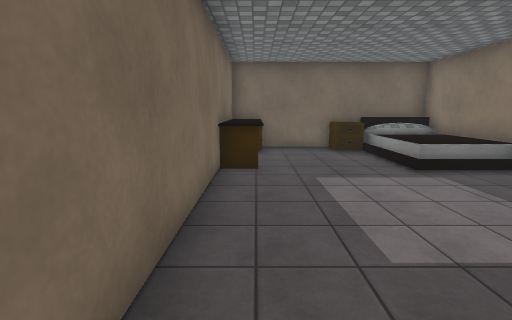
[1] (above)

16 first-person views from a walk through a 3-D level made in the Unity game engine. The camera is 1.5 m above the floor, tilts 10° down and sees 85° across. The floor is counted in squares, 1 m on a side. Each view is taken from the middle of a square. On the plan, view 1 faces up. The plan holds only what a view shows up to about 14 squares ahead; the rest is blank. The place goes on beyond the plan. The player is left out. Surface patterns are stand-ins for the level's own textures.

[2]
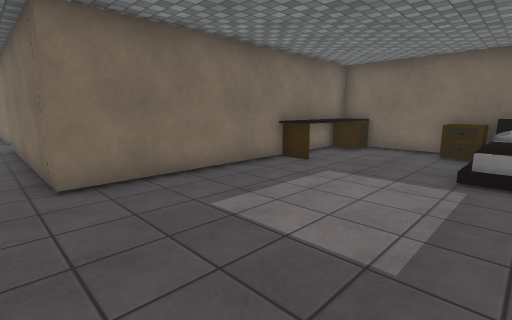

[3]
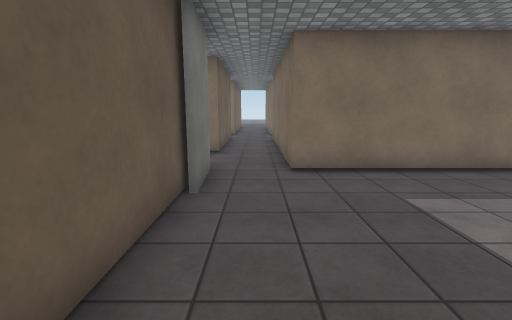

[4]
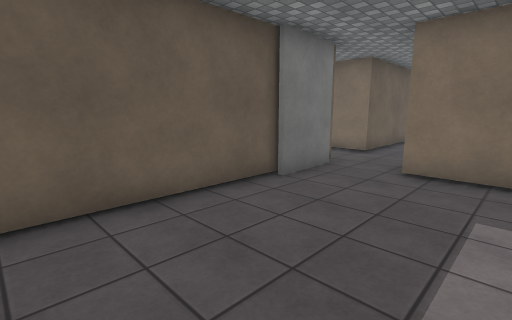

[5]
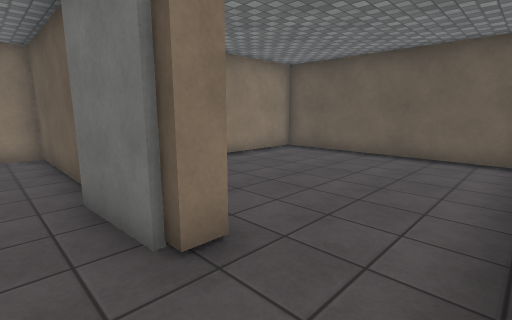

[6]
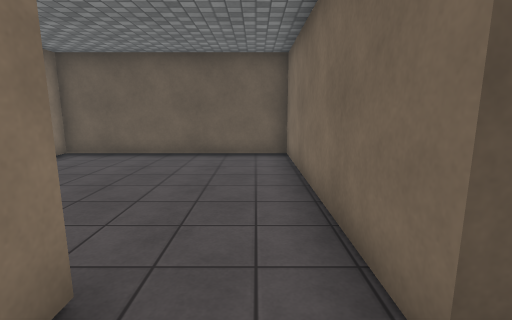

[7]
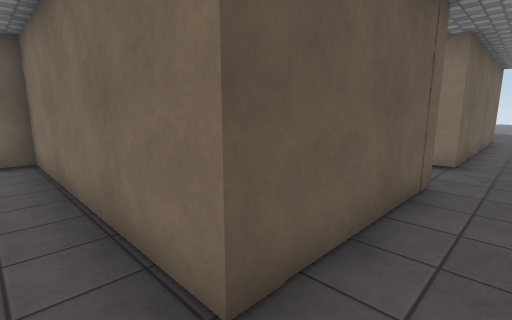

[8]
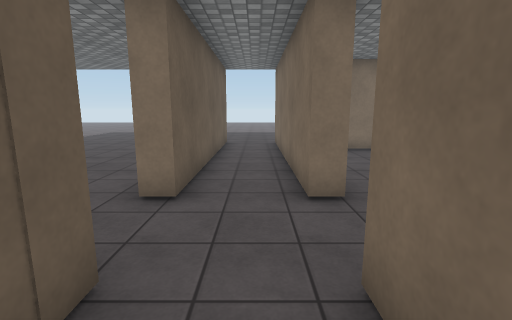

[9]
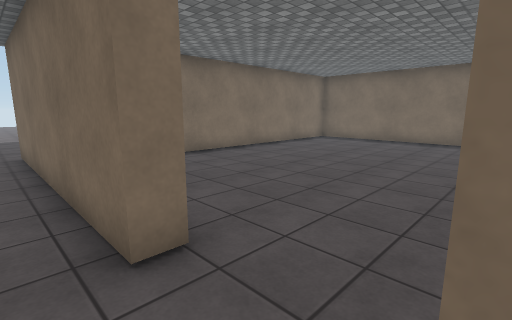

[10]
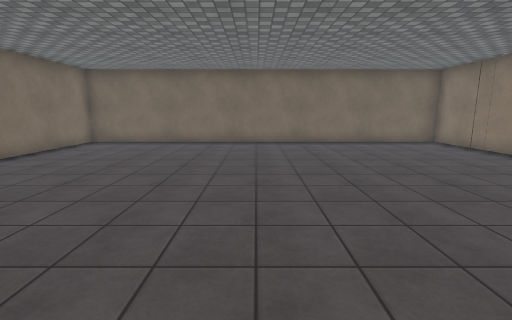

[11]
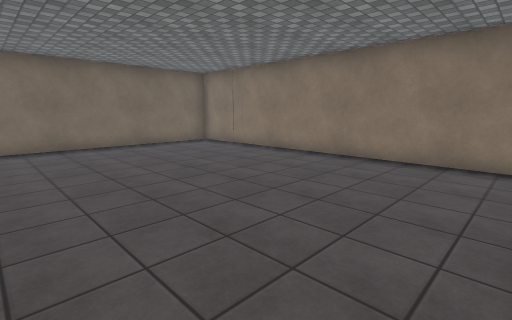

[12]
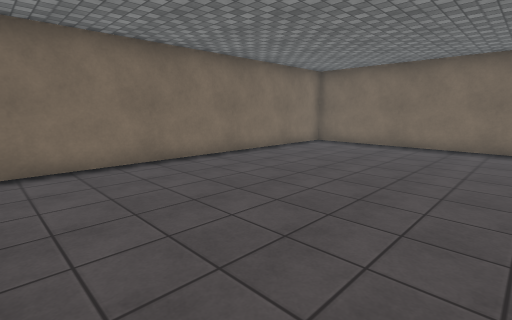

[13]
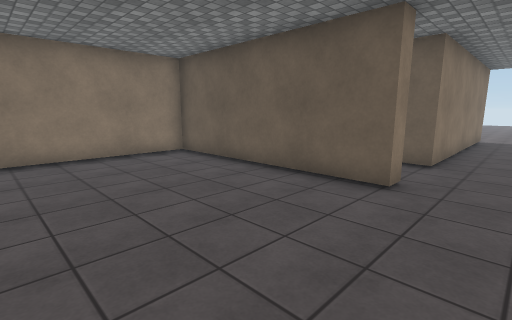

[14]
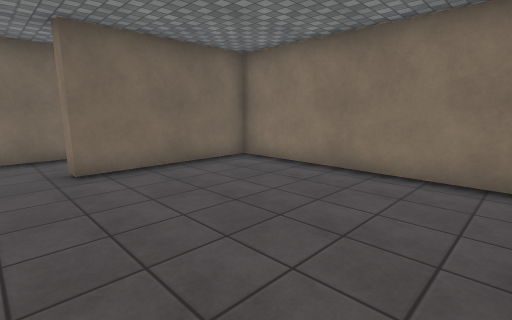

[15]
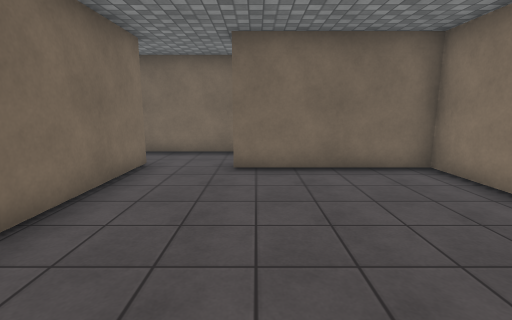

[16]
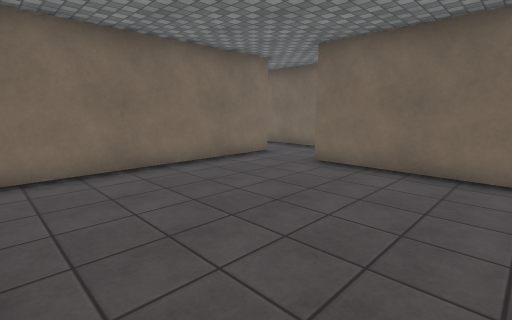

### Floor plan
Points are (right, up) in squares from view 1. A wall is a line through its corners. A room is listed if a view was taken in it or the views show most of it. See-through windows are left out.
Room 1 (views 1, 2, 3, 4)
walls: (0.2, 7.2) (-1, 7.2); (0.2, 9.8) (0.2, 7) (-1, 7); (0.5, -1.3) (6.5, -1.3); (6.5, 11.3) (-0.9, 11.3) (-0.9, 0.9); (-1.3, -1.2) (1.1, -1.1); (-1.6, -1.3) (-1.1, -1.3)
ways out: opening at (-1, 0) to room 2
objects: table (0, 11); table (3, 10) to (4, 11)
Room 2 (views 5, 6, 7, 8, 9, 10)
walls: (-11.6, 1.6) (-11.6, 0.9) (-19.5, 0.9); (-9.2, -2.5) (-9.2, -1.3) (-4.1, -1.3); (-19.5, -1.3) (-11.6, -1.3) (-11.6, -2); (-0.9, 0.9) (-9.2, 0.9) (-9.2, 1.5)
ways out: opening at (-1, 0) to room 1; opening at (-10.5, 1) to room 3; opening at (-2.5, -1.5) to room 4; opening at (-10.5, -1.5)
Room 3 (views 11, 12, 13)
walls: (-9.2, 1.5) (-1.6, 1.5) (-1.6, 14.1) (-17.7, 14.1) (-17.7, 2.1)
ways out: opening at (-10.5, 1) to room 2
Room 4 (views 14, 15, 16)
walls: (-4.1, -1.3) (-4.1, -9.5) (3.5, -9.5) (3.5, -2) (-1.6, -2) (-1.6, -1.3)
ways out: opening at (-2.5, -1.5) to room 2

Positions as (right, up) in squares from view 1, and headings:
1: (0, 0), facing up
2: (5, 0), facing up-left
3: (6, 0), facing left
4: (6, 3), facing down-left
5: (-4, 0), facing down-right
6: (-3, 0), facing down
7: (-3, 0), facing down-left
8: (-7, 0), facing left
9: (-9, 0), facing up-left
10: (-10, 1), facing up
11: (-10, 2), facing up-right
12: (-10, 2), facing up-left
13: (-11, 7), facing down-right
14: (-3, -9), facing up-right
15: (-1, -9), facing up
16: (3, -9), facing up-left
